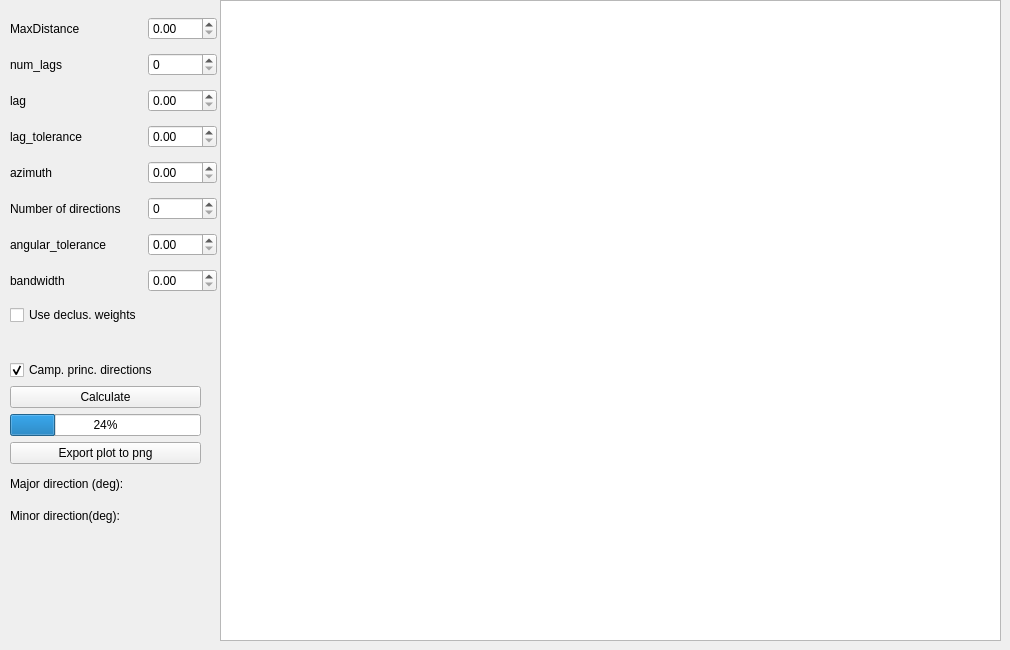
     <widget class="QWidget" name="tab_13">
      <attribute name="title">
       <string>Variogram Map</string>
      </attribute>
      <widget class="QWidget" name="gridLayoutWidget_3">
       <property name="geometry">
        <rect>
         <x>10</x>
         <y>10</y>
         <width>207</width>
         <height>324</height>
        </rect>
       </property>
       <layout class="QGridLayout" name="gridLayout_10">
        <item row="5" column="1">
         <widget class="QSpinBox" name="spinBox_num_directions_variogram_map"/>
        </item>
        <item row="0" column="0">
         <widget class="QLabel" name="label_43">
          <property name="text">
           <string>MaxDistance</string>
          </property>
         </widget>
        </item>
        <item row="4" column="1">
         <widget class="QDoubleSpinBox" name="doubleSpinBox_azimuth_variogram_map"/>
        </item>
        <item row="3" column="1">
         <widget class="QDoubleSpinBox" name="doubleSpinBox_lag_tolerance_variogram_map"/>
        </item>
        <item row="5" column="0">
         <widget class="QLabel" name="label_40">
          <property name="text">
           <string>Number of directions</string>
          </property>
         </widget>
        </item>
        <item row="0" column="1">
         <widget class="QDoubleSpinBox" name="doubleSpinBox_max_distance_variogram_map"/>
        </item>
        <item row="1" column="0">
         <widget class="QLabel" name="label_41">
          <property name="text">
           <string>num_lags</string>
          </property>
         </widget>
        </item>
        <item row="4" column="0">
         <widget class="QLabel" name="label_42">
          <property name="text">
           <string>azimuth</string>
          </property>
         </widget>
        </item>
        <item row="2" column="0">
         <widget class="QLabel" name="label_46">
          <property name="text">
           <string>lag</string>
          </property>
         </widget>
        </item>
        <item row="2" column="1">
         <widget class="QDoubleSpinBox" name="doubleSpinBox_lag_variogram_map"/>
        </item>
        <item row="1" column="1">
         <widget class="QSpinBox" name="spinBox_num_lags_variogram_map"/>
        </item>
        <item row="3" column="0">
         <widget class="QLabel" name="label_44">
          <property name="text">
           <string>lag_tolerance</string>
          </property>
         </widget>
        </item>
        <item row="6" column="1">
         <widget class="QDoubleSpinBox" name="doubleSpinBox_angular_tolerance_variogram_map"/>
        </item>
        <item row="7" column="0">
         <widget class="QLabel" name="label_45">
          <property name="text">
           <string>bandwidth</string>
          </property>
         </widget>
        </item>
        <item row="6" column="0">
         <widget class="QLabel" name="label_47">
          <property name="text">
           <string>angular_tolerance</string>
          </property>
         </widget>
        </item>
        <item row="7" column="1">
         <widget class="QDoubleSpinBox" name="doubleSpinBox_bandwidth_variogram_map"/>
        </item>
        <item row="8" column="0">
         <widget class="QCheckBox" name="checkBox_use_decluster_weights_variogram_map">
          <property name="text">
           <string>Use declus. weights</string>
          </property>
         </widget>
        </item>
       </layout>
      </widget>
      <widget class="QGraphicsView" name="plotWidgetVariogram_map">
       <property name="geometry">
        <rect>
         <x>220</x>
         <y>0</y>
         <width>781</width>
         <height>641</height>
        </rect>
       </property>
      </widget>
      <widget class="QWidget" name="gridLayoutWidget_4">
       <property name="geometry">
        <rect>
         <x>10</x>
         <y>360</y>
         <width>191</width>
         <height>169</height>
        </rect>
       </property>
       <layout class="QGridLayout" name="gridLayout_11">
        <item row="3" column="0">
         <widget class="QPushButton" name="pushButton_export_variogram_map_to_png">
          <property name="text">
           <string>Export plot to png</string>
          </property>
         </widget>
        </item>
        <item row="1" column="0">
         <widget class="QPushButton" name="pushButton_calculate_variogram_map">
          <property name="text">
           <string>Calculate</string>
          </property>
         </widget>
        </item>
        <item row="2" column="0">
         <widget class="QProgressBar" name="progressBar_vario_variogram_map">
          <property name="value">
           <number>24</number>
          </property>
         </widget>
        </item>
        <item row="0" column="0">
         <widget class="QCheckBox" name="checkBox_compute_main_directions_variogram_map">
          <property name="text">
           <string>Camp. princ. directions </string>
          </property>
          <property name="checked">
           <bool>true</bool>
          </property>
         </widget>
        </item>
        <item row="4" column="0">
         <widget class="QLabel" name="label_major_dir_vario">
          <property name="text">
           <string>Major direction (deg):</string>
          </property>
         </widget>
        </item>
        <item row="5" column="0">
         <widget class="QLabel" name="label_minor_dir_vario">
          <property name="text">
           <string>Minor direction(deg):</string>
          </property>
         </widget>
        </item>
       </layout>
      </widget>
     </widget>
